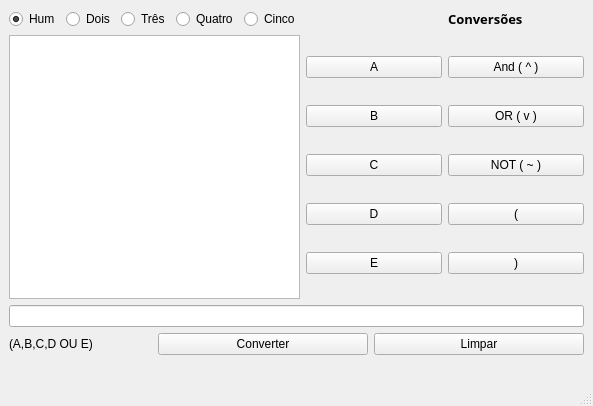
<?xml version="1.0" encoding="UTF-8"?>
<ui version="4.0">
 <class>MainWindow</class>
 <widget class="QMainWindow" name="MainWindow">
  <property name="enabled">
   <bool>true</bool>
  </property>
  <property name="geometry">
   <rect>
    <x>0</x>
    <y>0</y>
    <width>593</width>
    <height>406</height>
   </rect>
  </property>
  <property name="windowTitle">
   <string>Tabela Verdade</string>
  </property>
  <widget class="QWidget" name="centralwidget">
   <layout class="QGridLayout" name="gridLayout">
    <item row="0" column="0" colspan="2">
     <layout class="QHBoxLayout" name="horizontalLayout">
      <item>
       <widget class="QRadioButton" name="rd_dois">
        <property name="autoFillBackground">
         <bool>false</bool>
        </property>
        <property name="text">
         <string>Hum</string>
        </property>
        <property name="checked">
         <bool>true</bool>
        </property>
       </widget>
      </item>
      <item>
       <widget class="QRadioButton" name="rd_hum">
        <property name="text">
         <string>Dois</string>
        </property>
       </widget>
      </item>
      <item>
       <widget class="QRadioButton" name="rd_tres">
        <property name="text">
         <string>Três</string>
        </property>
       </widget>
      </item>
      <item>
       <widget class="QRadioButton" name="rd_quatro">
        <property name="text">
         <string>Quatro</string>
        </property>
       </widget>
      </item>
      <item>
       <widget class="QRadioButton" name="rd_cinco">
        <property name="text">
         <string>Cinco</string>
        </property>
       </widget>
      </item>
     </layout>
    </item>
    <item row="0" column="3">
     <widget class="QLabel" name="label">
      <property name="font">
       <font>
        <family>Arial Black</family>
        <pointsize>10</pointsize>
        <weight>75</weight>
        <bold>true</bold>
       </font>
      </property>
      <property name="text">
       <string>Conversões</string>
      </property>
     </widget>
    </item>
    <item row="1" column="0" colspan="2">
     <widget class="QTextBrowser" name="area_texto">
      <property name="font">
       <font>
        <pointsize>10</pointsize>
       </font>
      </property>
      <property name="mouseTracking">
       <bool>false</bool>
      </property>
      <property name="layoutDirection">
       <enum>Qt::LeftToRight</enum>
      </property>
      <property name="autoFillBackground">
       <bool>false</bool>
      </property>
     </widget>
    </item>
    <item row="1" column="2">
     <layout class="QVBoxLayout" name="verticalLayout_2">
      <item>
       <widget class="QPushButton" name="btn_a">
        <property name="text">
         <string>A</string>
        </property>
       </widget>
      </item>
      <item>
       <widget class="QPushButton" name="btn_b">
        <property name="text">
         <string>B</string>
        </property>
       </widget>
      </item>
      <item>
       <widget class="QPushButton" name="btn_c">
        <property name="text">
         <string>C</string>
        </property>
       </widget>
      </item>
      <item>
       <widget class="QPushButton" name="btn_d">
        <property name="text">
         <string>D</string>
        </property>
       </widget>
      </item>
      <item>
       <widget class="QPushButton" name="btn_e">
        <property name="text">
         <string>E</string>
        </property>
       </widget>
      </item>
     </layout>
    </item>
    <item row="1" column="3">
     <layout class="QVBoxLayout" name="verticalLayout">
      <item>
       <widget class="QPushButton" name="btn_and">
        <property name="text">
         <string>And ( ^ )</string>
        </property>
       </widget>
      </item>
      <item>
       <widget class="QPushButton" name="btn_or">
        <property name="text">
         <string>OR ( v )</string>
        </property>
       </widget>
      </item>
      <item>
       <widget class="QPushButton" name="btn_not">
        <property name="text">
         <string>NOT ( ~ )</string>
        </property>
       </widget>
      </item>
      <item>
       <widget class="QPushButton" name="btn_abre">
        <property name="text">
         <string>(</string>
        </property>
       </widget>
      </item>
      <item>
       <widget class="QPushButton" name="btn_fechar">
        <property name="text">
         <string>)</string>
        </property>
       </widget>
      </item>
     </layout>
    </item>
    <item row="2" column="0" colspan="4">
     <widget class="QLineEdit" name="edt_valor"/>
    </item>
    <item row="3" column="0">
     <widget class="QLabel" name="label_2">
      <property name="text">
       <string>(A,B,C,D OU E)</string>
      </property>
     </widget>
    </item>
    <item row="3" column="1" colspan="3">
     <layout class="QHBoxLayout" name="horizontalLayout_2">
      <item>
       <widget class="QPushButton" name="btn_converter">
        <property name="text">
         <string>Converter</string>
        </property>
       </widget>
      </item>
      <item>
       <widget class="QPushButton" name="btn_limpar">
        <property name="text">
         <string>Limpar</string>
        </property>
       </widget>
      </item>
     </layout>
    </item>
    <item row="4" column="0">
     <widget class="QLabel" name="label_3">
      <property name="text">
       <string/>
      </property>
     </widget>
    </item>
   </layout>
  </widget>
  <widget class="QStatusBar" name="statusbar"/>
 </widget>
 <resources/>
 <connections>
  <connection>
   <sender>btn_limpar</sender>
   <signal>clicked()</signal>
   <receiver>area_texto</receiver>
   <slot>clear()</slot>
   <hints>
    <hint type="sourcelabel">
     <x>491</x>
     <y>300</y>
    </hint>
    <hint type="destinationlabel">
     <x>200</x>
     <y>145</y>
    </hint>
   </hints>
  </connection>
  <connection>
   <sender>btn_limpar</sender>
   <signal>clicked()</signal>
   <receiver>edt_valor</receiver>
   <slot>clear()</slot>
   <hints>
    <hint type="sourcelabel">
     <x>491</x>
     <y>300</y>
    </hint>
    <hint type="destinationlabel">
     <x>270</x>
     <y>260</y>
    </hint>
   </hints>
  </connection>
 </connections>
</ui>
